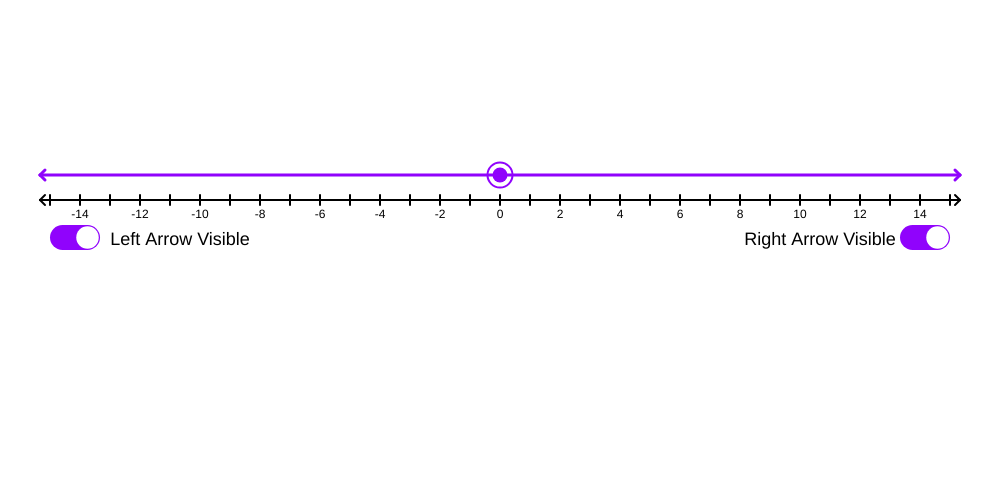
Frame 1 (no input)
Frame 60 (no input): identical to frame 1, image omitted
Frame 120 (the mouse pressed at the canvas centre since frame 60): identical to frame 1, image omitted

The p5.js sketch that drew this single still picture (run headless with seeded random() and noise() and a simulated clock; from frame 60 on, the mouse is pressed at the canvas centre):

// p5.js sketch
// ── sketch.js

let model;
let view;
let controller;

function setup(){
    createCanvas(1000, 500);
    model = new GraphicModel();
    view = new GraphicView(model);
    controller = new GraphicController(model, view);
   
}

function draw(){
    background(255);
    controller.updateAndDraw();
}


function mousePressed(){
    controller.handleMousePressed(mouseX, mouseY);
}

function mouseDragged(){
    controller.handleMouseDragged(mouseX)
}
// ── controller.js
class GraphicController {

    constructor(model, view){
        this.model = model;
        this.view = view;
        this.dragged = false;
    }

    handleMousePressed(mouseX, mouseY){
        let d = dist(mouseX, mouseY, this.model.pointX, this.model.pointY);
        if(d < this.model.snappingRange){
            this.dragged = true;
        }
        this.view.handleMousePressed(mouseX, mouseY);
    }

    handleMouseDragged(mouseX){
        if(this.dragged){
            let constranedX = constrain(mouseX, this.model.start + 30, this.model.end - 30);
            this.model.pointX = this.model.getClosesetTick(constranedX);
        }
    }

    updateAndDraw(){
        this.view.displayLine();
        this.view.drawPoint();
        this.view.drawDraggingLine();
        this.view.drawToggle();
    }
}
// ── model.js

class GraphicModel{

    constructor(){
        this.range = 15;
        this.start = 50;
        this.end = 950;
        this.pointX = this.mapValueToPixel(0);
        this.pointY = 200;
        this.snappingRange = 30;
    }

    mapValueToPixel(value){
        return map(value, -this.range, this.range, this.start, this.end);
    }

    mapPixelToValue(pixel){
        return map(pixel, this.start, this.end, -this.range, this.range);
    }
    
    getClosesetTick(pixel){
        let value = this.mapPixelToValue(pixel);
        let snappingValue = Math.round(value);
        return this.mapValueToPixel(snappingValue);
    }

}
// ── slidder.html
<html lang="en">
<head>
    <meta charset="UTF-8">
    <meta name="viewport" content="width=device-width, initial-scale=1.0">
    <title>Document</title>
    <script src="p5.js"></script>
</head>
<body>
    <script>
        let slider;

function setup() {
  createCanvas(windowWidth, windowHeight);

  // Create a slider and place it at the top of the canvas.
  // Set its default value to 0.
  // Set its step size to 0 so that it moves smoothly.
  slider = createSlider(0, 255, 0, 10);
  slider.position(10, 10);
  slider.size(400);

  describe('A black square with a range slider at the top. The square changes color when the slider is moved.');
}

function draw() {
  // Use the slider as a grayscale value.
  let g = slider.value();
  background(g);
}
    </script>
</body>
</html>
// ── style.css
body {
    display: flex;
    flex-direction: column;
    align-items: center;
    justify-content: center;
    height: 100vh;
    margin: 0;
    background-color: #f9f9f9;
    font-family: Arial, Helvetica, sans-serif;
}

#toggleButton {
    font-size: 20px;
    padding: 10px 20px;
    cursor: pointer;
    background-color: #f44336; /* Red (OFF) */
    color: white;
    border: none;
    border-radius: 5px;
    transition: background-color 0.3s;
  }

  #toggleButton.on {
    background-color: #4CAF50; /* Green (ON) */
  }

// ── view.js

class GraphicView {

    constructor(model) {
        this.model = model;
        
        this.leftToggleState = true;
        this.rightToggleState = true;
    }


    handleMousePressed(mouseX, mouseY){
        let d1 = dist(mouseX, mouseY, this.model.start + 20, this.model.pointY + 50);
        console.log(d1);
        if(d1 < 25){
            if(this.leftToggleState){
            this.leftToggleState = false;
            }
            else {
                this.leftToggleState = true;
            }
        }

        let d2 = dist(mouseX, mouseY, this.model.end - 20, this.model.pointY + 50);
        console.log(d2);

        if(d2 < 25){
            if(this.rightToggleState){
                this.rightToggleState = false;
            }
            else {
                this.rightToggleState = true;
            }
        }
    }

    displayLine() {

        fill(0);
        stroke(0);
        strokeWeight(2);
        line(this.model.start - 10, this.model.pointY, this.model.end + 10, this.model.pointY);

        for (let i = -this.model.range; i <= this.model.range; i++) {
            const x = this.model.mapValueToPixel(i);
            stroke(0);
            strokeWeight(2);
            line(x, this.model.pointY - 5, x, this.model.pointY + 5);

            if (i % 2 === 0) {
                fill(0);
                noStroke();
                textSize(12);
                textAlign(CENTER, CENTER);
                text(i, x, this.model.pointY + 15);
            }

        }

        //Arrow left side
        line(this.model.start - 10, this.model.pointY, this.model.start - 5, this.model.pointY - 5);
        line(this.model.start - 10, this.model.pointY, this.model.start - 5, this.model.pointY + 5);

        //Arrow right side
        line(this.model.end + 10, this.model.pointY, this.model.end + 5, this.model.pointY - 5);
        line(this.model.end + 10, this.model.pointY, this.model.end + 5, this.model.pointY + 5);
    }

    drawPoint() {
        fill(144, 3, 252);
        noStroke();
        ellipse(this.model.pointX, this.model.pointY - 25, 15);


        fill(144, 3, 252, 0.5);
        stroke(144, 3, 252);
        ellipse(this.model.pointX, this.model.pointY - 25, 25);

    }

    drawDraggingLine() {
        stroke(144, 3, 252);
        strokeWeight(3);

        if (this.leftToggleState) {
            line(this.model.start - 10, this.model.pointY - 25, this.model.pointX, this.model.pointY - 25);
            //Arrow left side
            line(this.model.start - 10, this.model.pointY - 25, this.model.start - 5, this.model.pointY - 30);
            line(this.model.start - 10, this.model.pointY - 25, this.model.start - 5, this.model.pointY - 20);

        }
         if (this.rightToggleState) {
            line(this.model.pointX, this.model.pointY - 25, this.model.end + 10, this.model.pointY - 25);

            //Arrow right side
            line(this.model.end + 10, this.model.pointY - 25, this.model.end + 5, this.model.pointY - 30);
            line(this.model.end + 10, this.model.pointY - 25, this.model.end + 5, this.model.pointY - 20);

        }

        // else {
        //     line(this.model.start - 10, this.model.pointY - 25, this.model.end + 10, this.model.pointY - 25);
        //     //Arrow left side
        //     line(this.model.start - 10, this.model.pointY - 25, this.model.start - 5, this.model.pointY - 30);
        //     line(this.model.start - 10, this.model.pointY - 25, this.model.start - 5, this.model.pointY - 20);

        //     //Arrow right side
        //     line(this.model.end + 10, this.model.pointY - 25, this.model.end + 5, this.model.pointY - 30);
        //     line(this.model.end + 10, this.model.pointY - 25, this.model.end + 5, this.model.pointY - 20);
        // }

    }


    drawToggle() {

        let width = 50;
        let height = 25;

        fill(this.leftToggleState ? color(144, 3, 252) : color(200, 200, 200));
        noStroke();
        rect(this.model.start, this.model.pointY + 25, width, height, height / 2);

        const handleL = this.leftToggleState ? this.model.start + width - height / 2 : this.model.start + height / 2;

        fill(255);
        ellipse(handleL, this.model.pointY + 25 + height / 2, height * 0.9);

        fill(0);
        textSize(18);
        textAlign(CENTER, CENTER);
        text('Left Arrow Visible', this.model.start + 130, this.model.pointY + 40);


        fill(this.rightToggleState ? color(144, 3, 252) : color(200, 200, 200));
        rect(this.model.end - width, this.model.pointY + 25, width, height, height / 2);

        const handleR = this.rightToggleState ? this.model.end - height / 2 : this.model.end - width + height / 2;

        fill(255);
        ellipse(handleR, this.model.pointY + 25 + height / 2, height * 0.9);

        fill(0);
        textSize(18);
        textAlign(CENTER, CENTER);
        text('Right Arrow Visible', this.model.end - 130, this.model.pointY + 40);
    }
}
